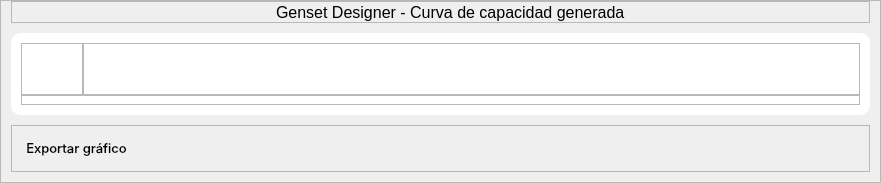
               <widget class="QWidget" name="visualizar">
                <layout class="QVBoxLayout" name="verticalLayout_9">
                 <property name="spacing">
                  <number>0</number>
                 </property>
                 <property name="leftMargin">
                  <number>0</number>
                 </property>
                 <property name="topMargin">
                  <number>0</number>
                 </property>
                 <property name="rightMargin">
                  <number>0</number>
                 </property>
                 <property name="bottomMargin">
                  <number>0</number>
                 </property>
                 <item>
                  <widget class="QFrame" name="frame">
                   <property name="styleSheet">
                    <string notr="true">/*Botón para ir atrás*/
#anterior_graph{
	background-color:none;
	border: none;
}
#anterior_graph:hover{
	background-color: rgb(167, 167, 167);
}
#anterior_graph:pressed{
	background-color: rgb(130, 130, 130);
}
/*Título de la página*/
#titulo_visualizar_data{
	font-size: 12pt;
}

/*Contenedor de la gráfica y los datos*/
#graph_container{
	border-radius: 10px;
	background-color: rgb(255, 255, 255);
}</string>
                   </property>
                   <property name="frameShape">
                    <enum>QFrame::StyledPanel</enum>
                   </property>
                   <property name="frameShadow">
                    <enum>QFrame::Raised</enum>
                   </property>
                   <layout class="QVBoxLayout" name="verticalLayout_22">
                    <property name="spacing">
                     <number>10</number>
                    </property>
                    <property name="leftMargin">
                     <number>10</number>
                    </property>
                    <property name="topMargin">
                     <number>0</number>
                    </property>
                    <property name="rightMargin">
                     <number>10</number>
                    </property>
                    <property name="bottomMargin">
                     <number>10</number>
                    </property>
                    <item>
                     <widget class="QFrame" name="titulo_navigation_container">
                      <property name="maximumSize">
                       <size>
                        <width>16777215</width>
                        <height>50</height>
                       </size>
                      </property>
                      <property name="frameShape">
                       <enum>QFrame::StyledPanel</enum>
                      </property>
                      <property name="frameShadow">
                       <enum>QFrame::Raised</enum>
                      </property>
                      <layout class="QHBoxLayout" name="horizontalLayout_32">
                       <property name="spacing">
                        <number>0</number>
                       </property>
                       <property name="leftMargin">
                        <number>0</number>
                       </property>
                       <property name="topMargin">
                        <number>0</number>
                       </property>
                       <property name="rightMargin">
                        <number>0</number>
                       </property>
                       <property name="bottomMargin">
                        <number>0</number>
                       </property>
                       <item>
                        <widget class="QToolButton" name="anterior_graph">
                         <property name="text">
                          <string/>
                         </property>
                         <property name="icon">
                          <iconset>
                           <normaloff>../img/anterior_loads.png</normaloff>../img/anterior_loads.png</iconset>
                         </property>
                         <property name="iconSize">
                          <size>
                           <width>16</width>
                           <height>16</height>
                          </size>
                         </property>
                        </widget>
                       </item>
                       <item>
                        <spacer name="horizontalSpacer_28">
                         <property name="orientation">
                          <enum>Qt::Horizontal</enum>
                         </property>
                         <property name="sizeHint" stdset="0">
                          <size>
                           <width>209</width>
                           <height>20</height>
                          </size>
                         </property>
                        </spacer>
                       </item>
                       <item>
                        <widget class="QLabel" name="titulo_visualizar_data">
                         <property name="text">
                          <string>Genset Designer - Curva de capacidad generada</string>
                         </property>
                        </widget>
                       </item>
                       <item>
                        <spacer name="horizontalSpacer_29">
                         <property name="orientation">
                          <enum>Qt::Horizontal</enum>
                         </property>
                         <property name="sizeHint" stdset="0">
                          <size>
                           <width>209</width>
                           <height>20</height>
                          </size>
                         </property>
                        </spacer>
                       </item>
                      </layout>
                     </widget>
                    </item>
                    <item>
                     <widget class="QFrame" name="graph_container">
                      <property name="frameShape">
                       <enum>QFrame::StyledPanel</enum>
                      </property>
                      <property name="frameShadow">
                       <enum>QFrame::Raised</enum>
                      </property>
                      <layout class="QVBoxLayout" name="verticalLayout_31">
                       <property name="spacing">
                        <number>0</number>
                       </property>
                       <property name="leftMargin">
                        <number>10</number>
                       </property>
                       <property name="topMargin">
                        <number>10</number>
                       </property>
                       <property name="rightMargin">
                        <number>10</number>
                       </property>
                       <property name="bottomMargin">
                        <number>10</number>
                       </property>
                       <item>
                        <widget class="QFrame" name="graph_container_data_icon">
                         <property name="maximumSize">
                          <size>
                           <width>16777215</width>
                           <height>60</height>
                          </size>
                         </property>
                         <property name="frameShape">
                          <enum>QFrame::StyledPanel</enum>
                         </property>
                         <property name="frameShadow">
                          <enum>QFrame::Raised</enum>
                         </property>
                         <layout class="QHBoxLayout" name="horizontalLayout_33">
                          <property name="leftMargin">
                           <number>4</number>
                          </property>
                          <property name="topMargin">
                           <number>0</number>
                          </property>
                          <property name="rightMargin">
                           <number>4</number>
                          </property>
                          <property name="bottomMargin">
                           <number>0</number>
                          </property>
                          <item>
                           <widget class="QLabel" name="label_2">
                            <property name="minimumSize">
                             <size>
                              <width>50</width>
                              <height>50</height>
                             </size>
                            </property>
                            <property name="maximumSize">
                             <size>
                              <width>50</width>
                              <height>50</height>
                             </size>
                            </property>
                            <property name="text">
                             <string/>
                            </property>
                            <property name="pixmap">
                             <pixmap>../img/logo_6.png</pixmap>
                            </property>
                            <property name="scaledContents">
                             <bool>true</bool>
                            </property>
                           </widget>
                          </item>
                          <item>
                           <widget class="QFrame" name="graph_container_data">
                            <property name="minimumSize">
                             <size>
                              <width>0</width>
                              <height>0</height>
                             </size>
                            </property>
                            <property name="frameShape">
                             <enum>QFrame::StyledPanel</enum>
                            </property>
                            <property name="frameShadow">
                             <enum>QFrame::Raised</enum>
                            </property>
                            <layout class="QHBoxLayout" name="graph_data_layout">
                             <property name="spacing">
                              <number>4</number>
                             </property>
                             <property name="leftMargin">
                              <number>0</number>
                             </property>
                             <property name="topMargin">
                              <number>0</number>
                             </property>
                             <property name="rightMargin">
                              <number>0</number>
                             </property>
                             <property name="bottomMargin">
                              <number>0</number>
                             </property>
                            </layout>
                           </widget>
                          </item>
                          <item>
                           <spacer name="horizontalSpacer_30">
                            <property name="orientation">
                             <enum>Qt::Horizontal</enum>
                            </property>
                            <property name="sizeHint" stdset="0">
                             <size>
                              <width>771</width>
                              <height>20</height>
                             </size>
                            </property>
                           </spacer>
                          </item>
                         </layout>
                        </widget>
                       </item>
                       <item>
                        <widget class="QFrame" name="graph_container_graph">
                         <property name="frameShape">
                          <enum>QFrame::StyledPanel</enum>
                         </property>
                         <property name="frameShadow">
                          <enum>QFrame::Raised</enum>
                         </property>
                         <layout class="QVBoxLayout" name="graph_layout_graph">
                          <property name="spacing">
                           <number>0</number>
                          </property>
                          <property name="leftMargin">
                           <number>4</number>
                          </property>
                          <property name="topMargin">
                           <number>4</number>
                          </property>
                          <property name="rightMargin">
                           <number>4</number>
                          </property>
                          <property name="bottomMargin">
                           <number>4</number>
                          </property>
                         </layout>
                        </widget>
                       </item>
                      </layout>
                     </widget>
                    </item>
                    <item>
                     <widget class="QFrame" name="buttons_container">
                      <property name="maximumSize">
                       <size>
                        <width>16777215</width>
                        <height>50</height>
                       </size>
                      </property>
                      <property name="styleSheet">
                       <string notr="true">QPushButton{
	border-radius: 2px;
	padding: 5px;
}</string>
                      </property>
                      <property name="frameShape">
                       <enum>QFrame::StyledPanel</enum>
                      </property>
                      <property name="frameShadow">
                       <enum>QFrame::Raised</enum>
                      </property>
                      <layout class="QHBoxLayout" name="horizontalLayout_50">
                       <item>
                        <widget class="QPushButton" name="exportar_graph">
                         <property name="font">
                          <font>
                           <family>Inter Medium</family>
                           <pointsize>10</pointsize>
                           <weight>7</weight>
                           <italic>false</italic>
                           <bold>false</bold>
                          </font>
                         </property>
                         <property name="text">
                          <string>Exportar gráfico</string>
                         </property>
                        </widget>
                       </item>
                       <item>
                        <spacer name="horizontalSpacer_9">
                         <property name="orientation">
                          <enum>Qt::Horizontal</enum>
                         </property>
                         <property name="sizeHint" stdset="0">
                          <size>
                           <width>406</width>
                           <height>20</height>
                          </size>
                         </property>
                        </spacer>
                       </item>
                      </layout>
                     </widget>
                    </item>
                   </layout>
                  </widget>
                 </item>
                </layout>
               </widget>
